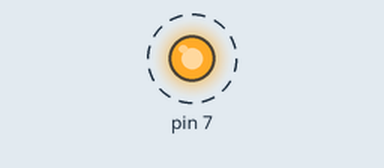
Bench run of a sketch on a simulated Arduino Mega 2560, built with avr-gcc and run on an emulated ATmega2560. On the bench: output pins drawn as LEDs (lit = HIGH). Dashed ring = blinking. What the sketch prints to the serial monitor is not drawn.

Above: at 0.7 s.
Timing chart, 0 to 4.6 s (numbered marks = the images above):
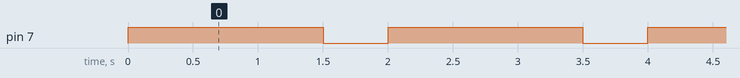

The sketch:

serial-find-2.ino
```cpp
void setup() {
  Serial.begin(57600);  // D0 D1


  Serial2.swap(1);  // pin 24 25
  Serial2.begin(57600);  // D0 D1
  pinMode(7, OUTPUT);

}


void loop() {
  Serial.println("AT\r\n");

  digitalWrite(7, HIGH);

  if (Serial.find("OK"))
  { Serial2.println("receive OK!");
  }
  delay(500);


  digitalWrite(7, LOW);
  delay(500);
}
```

Measured:
- by itself, pin 7: alternates HIGH for 1.5 s and LOW for 0.50 s
